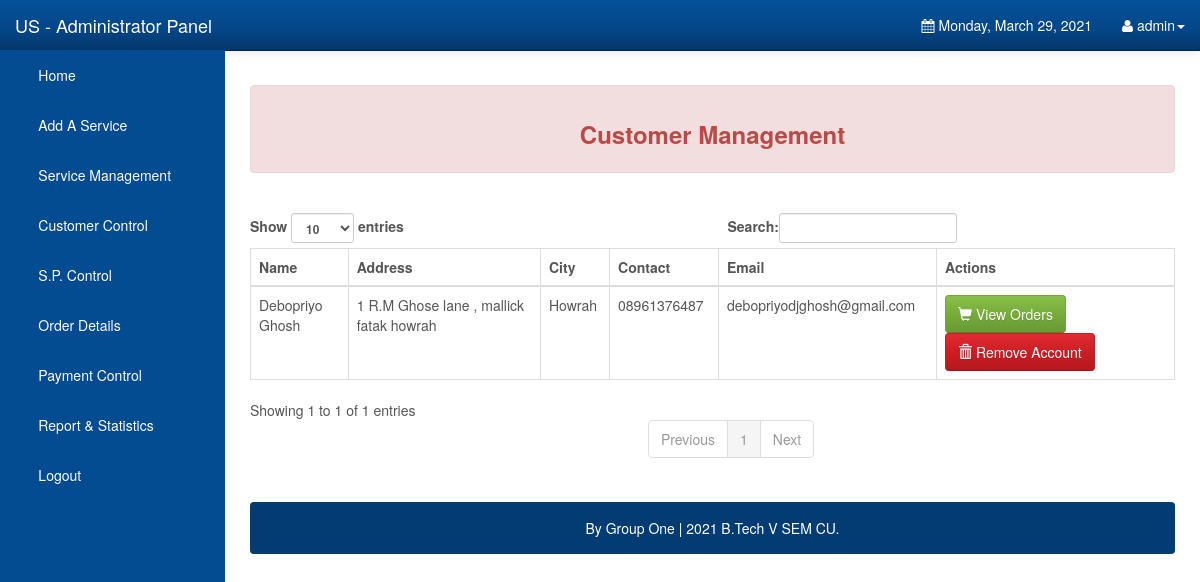
/Admin/customers.php (signed in), run on an earlier commit of the app's database.
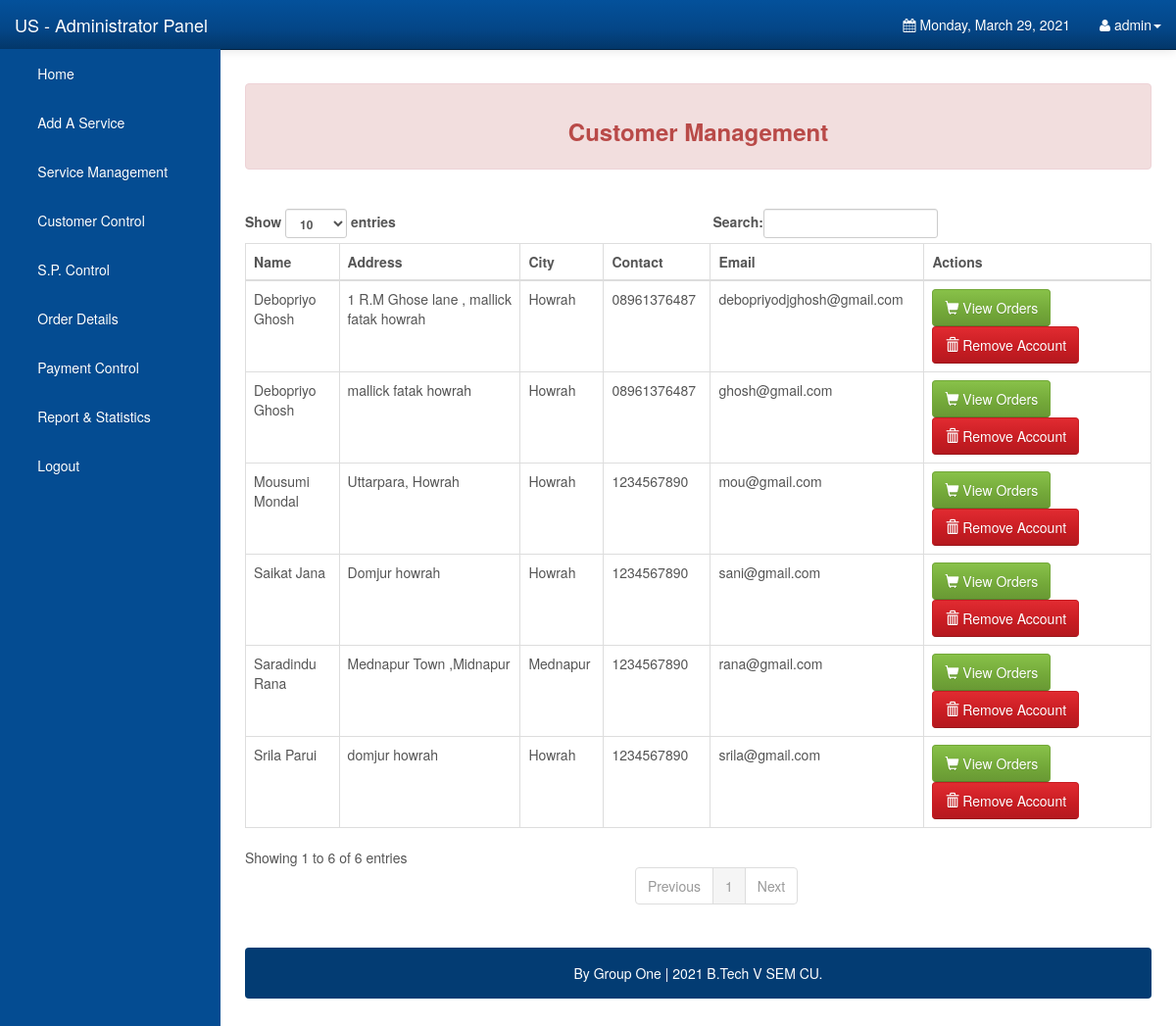
And on a later commit of the database.
### tables this page shows
CREATE TABLE `customer` (
  `c_name` text NOT NULL,
  `c_add` text NOT NULL,
  `c_city` text NOT NULL,
  `c_contact` varchar(13) NOT NULL,
  `c_email` varchar(50) NOT NULL,
  `password` varchar(15) NOT NULL
);

### Admin/customers.php (the view, shortened to what this page needs)
?><?php
include "nav.php";
?>
        <div id="page-wrapper">
			 <div class="alert alert-danger">
                          <center> <h3><strong>Customer Management</strong> </h3></center>  </div>	  <br />
						  <div class="table-responsive">
            <table class="display table table-bordered" id="example" cellspacing="0" width="100%">
              <thead>
                <tr>
                  <th>Name</th>
				  <th>Address</th>
				  <th>City</th>
				  <th>Contact</th>
				  <th>Email</th>
                  <th>Actions</th>
                </tr>
              </thead>
              <tbody>
			  <?php
include("config.php");
$stmt = $DB_con->prepare('SELECT * FROM customer');
$stmt->execute();
if ($stmt->rowCount() > 0) {
	while ($row = $stmt->fetch(PDO::FETCH_ASSOC)) {
		extract($row);
?>
                <tr>
				<td><?php echo $c_name; ?></td>
				<td><?php echo $c_add; ?></td>
				<td><?php echo $c_city; ?></td>
				<td><?php echo $c_contact; ?></td>
                 <td><?php echo $c_email; ?></td>
				 <td>
				<a class="btn btn-success" href="view_orders.php?view_id=<?php echo $row['c_email']; ?>"><span class='glyphicon glyphicon-shopping-cart'></span> View Orders</a>
                  <a class="btn btn-danger" href="?delete_id=<?php echo $row['c_email']; ?>" title="click for delete" onclick="return confirm('Are you sure to remove this customer?')">
				  <span class='glyphicon glyphicon-trash'></span>
				  Remove Account</a>
                  </td>
                </tr>
              <?php
	}
	echo "</tbody>";
	echo "</table>";
	echo "</div>";
	echo "<br />";
	echo '<div class="alert alert-default" style="background-color:#033c73;">
                       <p style="color:white;text-align:center;">
                       By Group One |  2021 B.Tech V SEM CU.
						</p>
                    </div>
	</div>';
	echo "</div>";
}
?>
	<br />
	<br />
</body>
</html>

What changed in the data, as far as the page shows it:
added customer: c_name "Debopriyo Ghosh", c_add "mallick fatak howrah", c_city "Howrah", c_contact "08961376487", c_email "ghosh@gmail.com"
added customer: c_name "Mousumi Mondal", c_add "Uttarpara, Howrah", c_city "Howrah", c_contact "1234567890", c_email "mou@gmail.com"
added customer: c_name "Saradindu Rana", c_add "Mednapur Town ,Midnapur", c_city "Mednapur", c_contact "1234567890", c_email "rana@gmail.com"
added customer: c_name "Saikat Jana", c_add "Domjur howrah", c_city "Howrah", c_contact "1234567890", c_email "sani@gmail.com"
added customer: c_name "Srila Parui", c_add "domjur howrah", c_city "Howrah", c_contact "1234567890", c_email "srila@gmail.com"
Also different on the page:
text written by a page script: "Show entries Search: Showing 1 to 1 of 1 entries Previous 1 Next" → "Show entries Search: Showing 1 to 6 of 6 entries Previous 1 Next"
